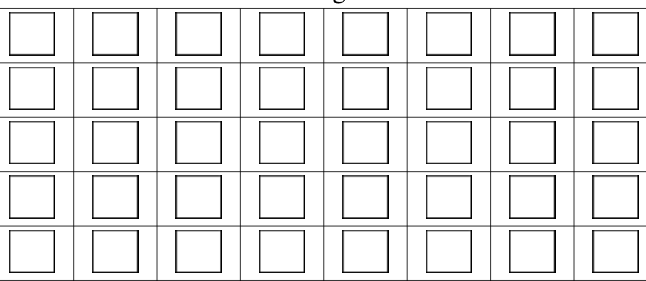
#> input picture squares.PNG, 646 x 281 px, found by its file name
$ python contourDetection2.py
#> lines starting #> are read from the running program, lines starting #| are printed output that depends on the picture; after the words box and inside, x2 and y2 are one past the last pixel; in counts of white or black regions, pixels touching at a corner belong together
#program for removing text while identifying shapes

import numpy as np
import cv2

# Load and then gray scale image

image = cv2.imread('squares.png')
#> image is the input picture: shape (281, 646, 3); min 0, max 255, mean 234.7
gray = cv2.cvtColor(image, cv2.COLOR_BGR2GRAY)

cv2.imshow('Identifying Shapes', image)
cv2.waitKey(0)

ret, thresh = cv2.threshold(gray, 127, 255, cv2.THRESH_BINARY)
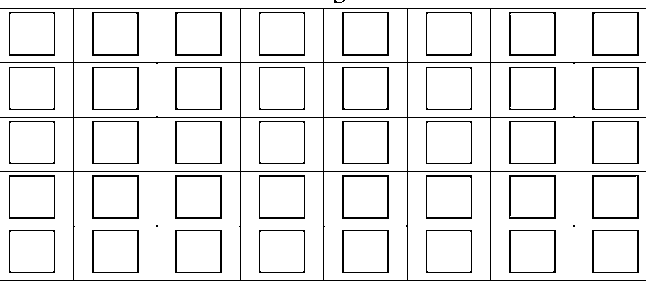
#> thresh: shape (281, 646); 91.8% white; black in thin lines or dots

# Extract Contours
contours, hierarchy = cv2.findContours(thresh.copy(), cv2.RETR_TREE, cv2.CHAIN_APPROX_SIMPLE)
#> contours = 107 contours, 2 with area under 20; largest, box (x1, y1, x2, y2) and area: (74, 172, 240, 280) 17653, (491, 172, 646, 280) 16478, (324, 172, 407, 280) 8771, (74, 63, 240, 117) 8741, (408, 172, 490, 280) 8667

approx = cv2.approxPolyDP(contours[-1], 0.01 * cv2.arcLength(contours[0], True), True)
#> approx = [[0, 0], [0, 7], [645, 7], [645, 0]]
cv2.drawContours(image, [approx], -1, (0, 255, 255), 1)
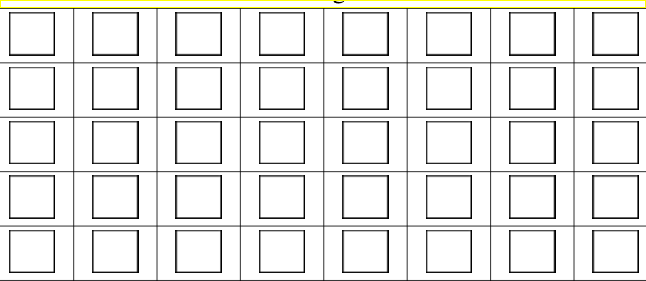
#> image: shape (281, 646, 3); 0.72% of pixels changed, all inside (x1, y1, x2, y2) = (0, 0, 646, 8)

cv2.imshow("test", image)
cv2.waitKey(0)

for cnt in contours:

    # Get approximate polygons
    approx = cv2.approxPolyDP(cnt, 0.01 * cv2.arcLength(cnt, True), True)
    cv2.drawContours(image, [approx], -1, (0, 255, 255), 1)

    if len(approx) == 3:
        shape_name = "Triangle"
        cv2.drawContours(image, [cnt], 0, (0, 255, 0), -1)

        # Find contour center to place text at the center
        M = cv2.moments(cnt)
        cx = int(M['m10'] / M['m00'])
        cy = int(M['m01'] / M['m00'])
        cv2.putText(image, shape_name, (cx - 50, cy), cv2.FONT_HERSHEY_SIMPLEX, 1, (0, 0, 0), 1)

    elif len(approx) == 4:
        x, y, w, h = cv2.boundingRect(cnt)
        M = cv2.moments(cnt)
        cx = int(M['m10'] / M['m00'])
        cy = int(M['m01'] / M['m00'])

        # Check to see if 4-side polygon is square or rectangle
        # cv2.boundingRect returns the top left and then width and
        if abs(w - h) <= 3:
            shape_name = "Square"

            # Find contour center to place text at the center
            cv2.drawContours(image, [cnt], 0, (0, 125, 255), -1)
            cv2.putText(image, shape_name, (cx - 50, cy), cv2.FONT_HERSHEY_SIMPLEX, 1, (0, 0, 0), 1)
        else:
            shape_name = "Rectangle"

            # Find contour center to place text at the center
            cv2.drawContours(image, [cnt], 0, (0, 0, 255), -1)
            M = cv2.moments(cnt)
            cx = int(M['m10'] / M['m00'])
            cy = int(M['m01'] / M['m00'])
            cv2.putText(image, shape_name, (cx - 50, cy), cv2.FONT_HERSHEY_SIMPLEX, 1, (0, 0, 0), 1)

    elif len(approx) == 10:
        shape_name = "Star"
        cv2.drawContours(image, [cnt], 0, (255, 255, 0), -1)
        M = cv2.moments(cnt)
        cx = int(M['m10'] / M['m00'])
        cy = int(M['m01'] / M['m00'])
        cv2.putText(image, shape_name, (cx - 40, cy), cv2.FONT_HERSHEY_SIMPLEX, 1, (0, 0, 0), 1)


    elif len(approx) >= 15:
        shape_name = "Circle"
        cv2.drawContours(image, [cnt], 0, (0, 255, 255), -1)
        M = cv2.moments(cnt)
        cx = int(M['m10'] / M['m00'])
        cy = int(M['m01'] / M['m00'])
        cv2.putText(image, shape_name, (cx - 50, cy), cv2.FONT_HERSHEY_SIMPLEX, 1, (0, 0, 0), 1)

    cv2.imshow('Identifying Shapes', image)
    cv2.waitKey(0)
#> this loop made 107 passes
#> (approx, x, y, w, h, shape_name) on passes 1, 2, 3, 4, 5, 7, 8: ([[491, 172], [491, 279], [645, 279], [645, 172]], 491, 172, 155, 108, 'Rectangle'), ([[591, 230], [638, 229], [639, 272], [592, 273]], 591, 229, 49, 45, 'Rectangle'), ([[594, 231], [594, 271], [636, 271], [636, 231]], 594, 231, 43, 41, 'Square'), ([[508, 230], [555, 229], [556, 272], [509, 273]], 508, 229, 49, 45, 'Rectangle'), ([[511, 231], [511, 271], [553, 270], [553, 231]], 511, 231, 43, 41, 'Square'), ([[591, 175], [638, 174], [639, 218], [592, 219]], 591, 174, 49, 46, 'Square'), ([[636, 176], [594, 177], [594, 216], [636, 216]], 594, 176, 43, 41, 'Square')
#> (x, y, w, h, shape_name) on passes 61 to 66: (8, 120, 48, 45, 'Square'), (10, 122, 44, 41, 'Square'), (491, 63, 155, 54, 'Rectangle'), (591, 66, 49, 45, 'Rectangle'), (594, 68, 43, 41, 'Square'), (508, 66, 49, 45, 'Rectangle')
#> pass 1, `cv2.imshow('Identifying Shapes', image)`:
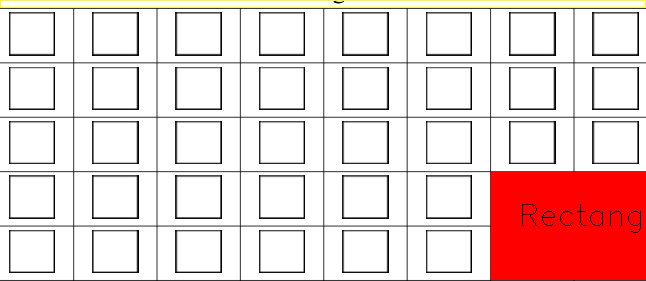
#> window 'Identifying Shapes': shape (281, 646, 3); mean B, G, R 211.2, 213.1, 236.1
#> pass 2, `cv2.imshow('Identifying Shapes', image)`:
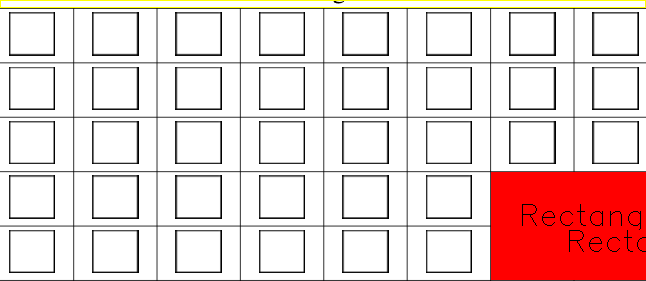
#> window 'Identifying Shapes': shape (281, 646, 3); mean B, G, R 211.2, 213.1, 235.9
#> after the loop:
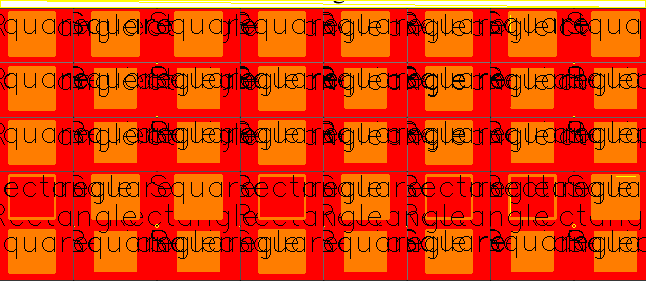
#> image: shape (281, 646, 3); mean B, G, R 6.6, 55.6, 226.6

cv2.destroyAllWindows()

#%%
